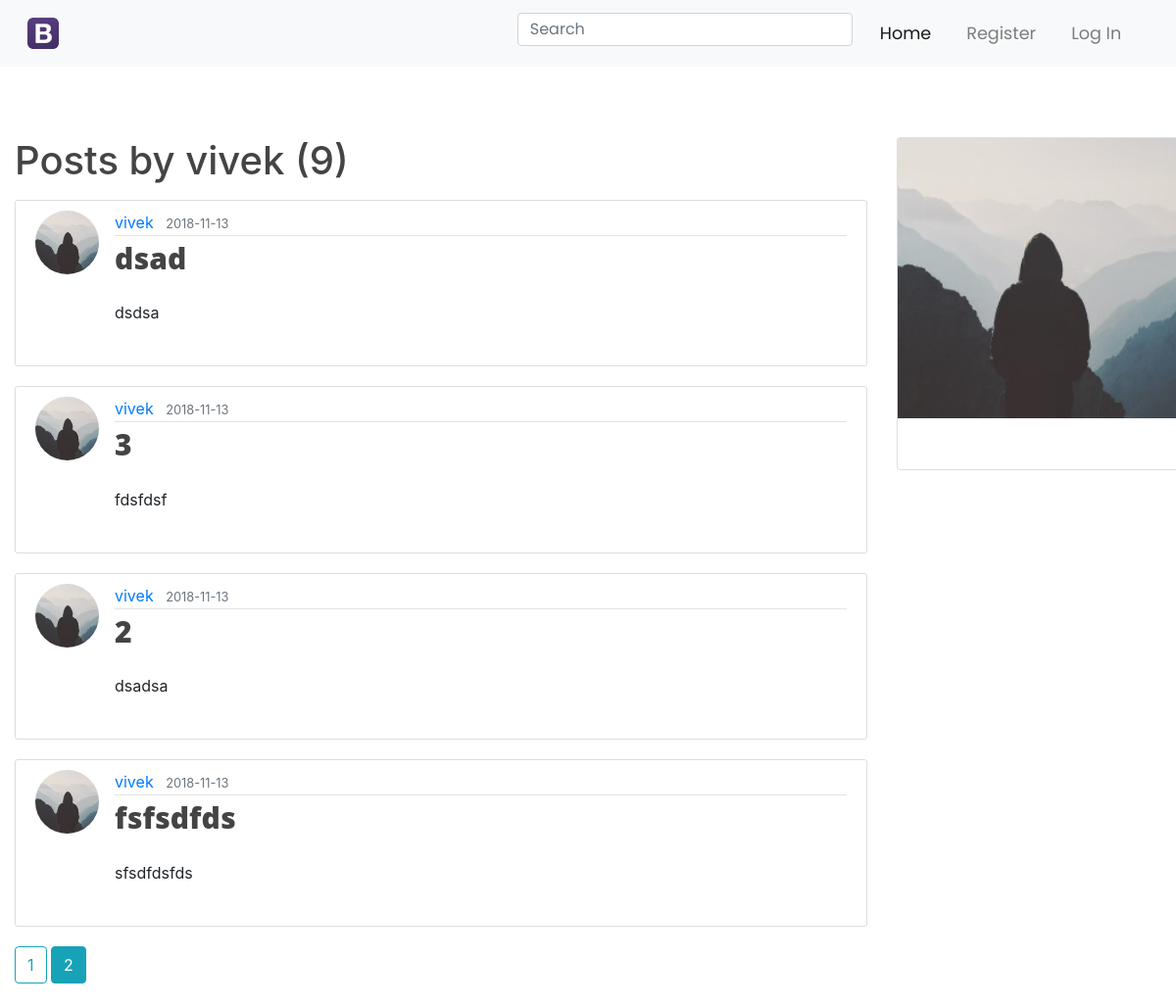
Screenshot of /user/vivek?page=2 with the database file from the repository.
### flaskblog/models.py (models this page shows, shortened)
class User(db.Model, UserMixin):
    id = db.Column(db.Integer, primary_key=True)
    username = db.Column(db.String(20), unique=True, nullable=False)
    email = db.Column(db.String(120), unique=True, nullable=False)
    image_file = db.Column(db.String(20), nullable=False, default='default.jpg')
    password = db.Column(db.String(60), nullable=False)
    posts = db.relationship('Post', backref='author', lazy=True)
    aboutme = db.Column(db.String(1000))
    user_comments = db.relationship('Comment', backref='commentor', lazy=True)
    liked = db.relationship('PostLike', foreign_keys='PostLike.user_id', backref='user', lazy='dynamic')

class Post(db.Model):
    id = db.Column(db.Integer, primary_key=True)
    title = db.Column(db.String(100), nullable=False)
    date_posted = db.Column(db.DateTime, nullable=False, default=datetime.utcnow)
    content = db.Column(db.Text, nullable=False)
    user_id = db.Column(db.Integer, db.ForeignKey('user.id'), nullable=False)
    published = db.Column(db.Boolean, default=False)
    comments = db.relationship('Comment', backref='post_comments', lazy=True)
    user_tag = db.Column(db.Text)
    likes = db.relationship('PostLike', backref='post', lazy='dynamic')
    theme = db.Column(db.Integer, default=1)

### flaskblog/routes.py (the view)
@app.route("/user/<string:username>")
def user_posts(username):
    page = request.args.get('page', 1, type=int)
    user = User.query.filter_by(username=username).first_or_404()
    posts = Post.query.filter_by(author=user) \
        .order_by(Post.date_posted.desc()) \
        .paginate(page=page, per_page=5)
    return render_template('user_posts.html', posts=posts, user=user)

### flaskblog/templates/user_posts.html (shortened to what this page needs)
{% extends "layout.html" %}
{% block content %}
        <h1 class="mb-3">Posts by {{ user.username }} ({{ posts.total }})</h1>
        {% for post in posts.items %}
            <article class="media content-section">
                <img class="rounded-circle article-img" src="{{ url_for('static', filename='profile_pics/' + post.author.image_file) }}">
                <div class="media-body">
                    <div class="article-metadata">
                        <a class="mr-2" href="{{ url_for('user_posts', username=post.author.username) }}">{{ post.author.username }}</a>
                        <small class="text-muted">{{ post.date_posted.strftime('%Y-%m-%d') }}</small>
                    </div>
                    <h2><a class="article-title" href="{{ url_for('post', post_id=post.id) }}">{{ post.title }}</a></h2>
                    <p class="article-content">{{ post.content|safe }}</p>
                </div>
            </article>
        {% endfor %}
        {% for page_num in posts.iter_pages(left_edge=1, right_edge=1, left_current=1, right_current=2) %}
            {% if page_num %}
                {% if posts.page == page_num %}
                    <a class="btn btn-info mb-4" href="{{ url_for('user_posts', username=user.username, page=page_num) }}">{{ page_num }}</a>
                {% else %}
                    <a class="btn btn-outline-info mb-4" href="{{ url_for('user_posts', username=user.username, page=page_num) }}">{{ page_num }}</a>
                {% endif %}
            {% else %}
                ...
            {% endif %}
        {% endfor %}
{% endblock %}
{% block sidebar %}
    <div class="profile">
        <div class="card" style="width: 18rem;position: fixed">
          <img class="card-img-top" src="{{ url_for('static', filename='profile_pics/' + user.image_file) }}" alt="Card image cap">
          <div class="card-body">
          </div>
        </div>
    </div>
{% endblock %}

### flaskblog/static/style.css (style rules this page uses)
body { background: #ffffff; height: 100%; padding-top: 5%; }
h1, h2, h3, h4, h5, h6 { color: #444444; }
.content-section { background: #ffffff; padding: 10px 20px; border: 1px solid #dddddd; border-radius: 3px; margin-bottom: 20px; }
p { overflow: auto; }
.article-title { font-size: 30px; font-family: "Open Sans"; font-weight: 800; color: #444444; -o-transition:.5s; -moz-transition:.5s; -webkit-transition:.5s; transition:.5s; }
.article-content { font-weight:100; font-family:'Open Sans'; }
.article-img { height: 65px; width: 65px; margin-right: 16px; }
.article-metadata { padding-bottom: 1px; margin-bottom: 4px; border-bottom: 1px solid #e3e3e3 }

### rows the page displays
User: username "vivek", image_file (placeholder picture)
Post: image_file (placeholder picture), author.username "vivek", date_posted "2018-11-13", title "dsad", content "dsdsa"
Post: image_file (placeholder picture), author.username "vivek", date_posted "2018-11-13", title "3", content "fdsfdsf"
Post: image_file (placeholder picture), author.username "vivek", date_posted "2018-11-13", title "2", content "dsadsa"
Post: image_file (placeholder picture), author.username "vivek", date_posted "2018-11-13", title "fsfsdfds", content "sfsdfdsfds"

### other values shown
{{ posts.total }} "9"
{{ page_num }} "1"
{{ page_num }} "2"
